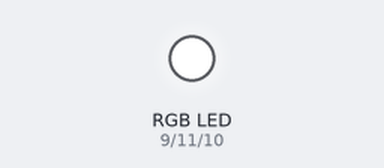
Bench run of a sketch on a simulated Arduino Uno, built with avr-gcc and run on an emulated ATmega328P. Shown: an RGB LED mixed from three pins (HIGH = lit). Random numbers use the default seed unless the sketch sets one.

Above: at 0.1 s.
At 3.58 s:
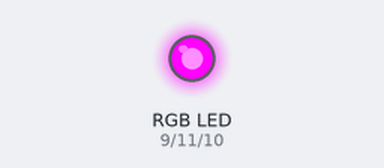
At 12.63 s:
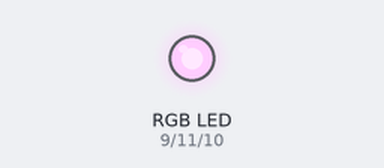
At 37.43 s:
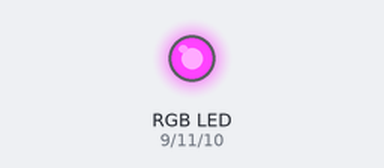
Timing chart, 0 to 40.0 s (numbered marks = the images above):
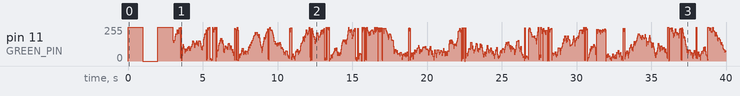

The sketch:

RGBLedRandomWalk.ino
```cpp
// RGB Random Walk

// Pin assignments
#define RED_PIN 9
#define GREEN_PIN 11
#define BLUE_PIN 10

// Color range and offset per step
#define RANGE 64
#define CENTER (RANGE / 2);

// Frame rate
#define MIN_DELAY 10
#define MAX_DELAY 50

// Current color
byte r = 128;
byte g = 128;
byte b = 128;

void setLEDColor(byte red, byte green, byte blue)
{
  analogWrite(RED_PIN, ~red);
  analogWrite(GREEN_PIN, ~green);
  analogWrite(BLUE_PIN, ~blue);
}

void testColors()
{
  setLEDColor(255, 0, 0);
  delay(1000);

  setLEDColor(0, 255, 0);
  delay(1000);

  setLEDColor(0, 0, 255);
  delay(1000);
}

void setup()
{
  pinMode(RED_PIN, OUTPUT);
  pinMode(GREEN_PIN, OUTPUT);
  pinMode(BLUE_PIN, OUTPUT);

  testColors();

  randomSeed(analogRead(0));
}

void loop()
{
  int step = random(0, RANGE) - CENTER;
  r += step;
  step = random(0, RANGE) - CENTER;
  g += step;
  step = random(0, RANGE) - CENTER;
  b += step;

  setLEDColor(r, g, b);

  delay(random(MIN_DELAY, MAX_DELAY));
}
```
